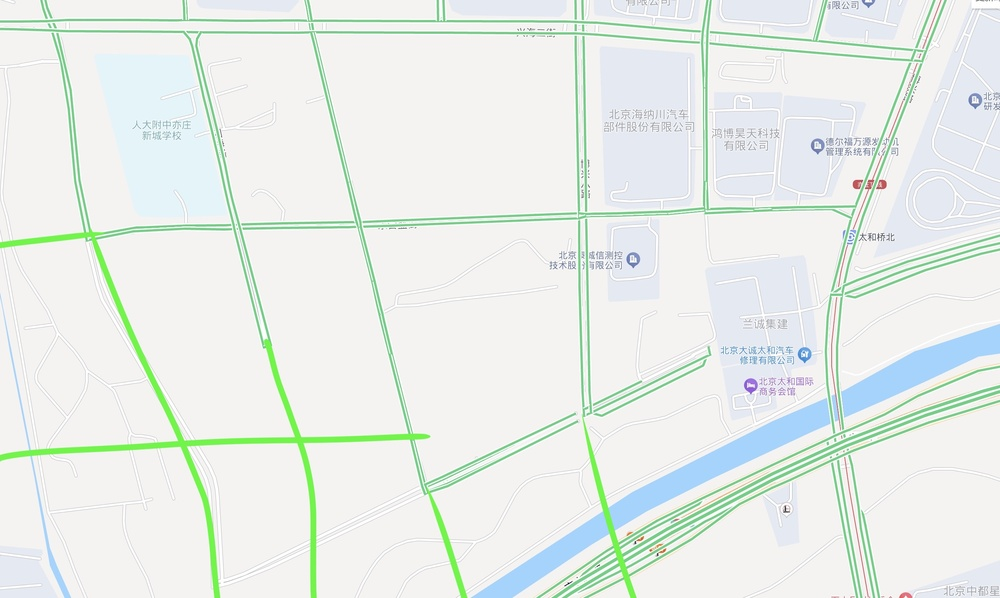
#> input picture city_map.jpg, 1000 x 598 px, shrunk from 2602 x 1556 before the run, found by its file name
$ python importcv2.py
#> lines starting #> are read from the running program, lines starting #| are printed output that depends on the picture; after the words box and inside, x2 and y2 are one past the last pixel; in counts of white or black regions, pixels touching at a corner belong together
import cv2
import numpy as np
import random

# Load the image
image_path = 'city_map.jpg'  # Replace with your image path
new_area_image = cv2.imread(image_path)
#> new_area_image is the input picture: shape (598, 1000, 3); mean B, G, R 234.1, 238.3, 231.9

# Convert the image to HSV color space to better isolate the green lines
hsv_image = cv2.cvtColor(new_area_image, cv2.COLOR_BGR2HSV)
#> hsv_image: shape (598, 1000, 3); mean H, S, V 49.6, 13.4, 241.4

# Define HSV range for green color (adjust as needed to match the green line in the image)
lower_green = np.array([40, 40, 40])
upper_green = np.array([80, 255, 255])

# Create a mask that isolates the green lines
green_mask = cv2.inRange(hsv_image, lower_green, upper_green)
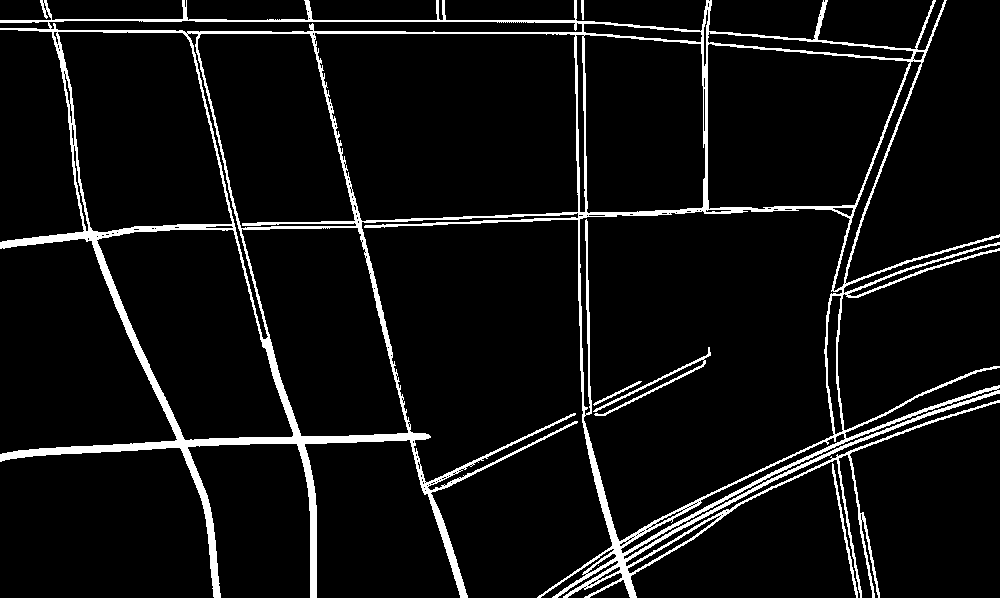
#> green_mask: shape (598, 1000); 6.7% white; 6 white regions (1 under 20 px), largest, box (x1, y1, x2, y2) and area: (0, 0, 1000, 598) 39110, (593, 347, 711, 416) 658, (832, 463, 858, 598) 354, (593, 381, 642, 406) 135, (581, 0, 584, 20) 53

# Use the mask to extract the green lines from the original image
green_lines = cv2.bitwise_and(new_area_image, new_area_image, mask=green_mask)
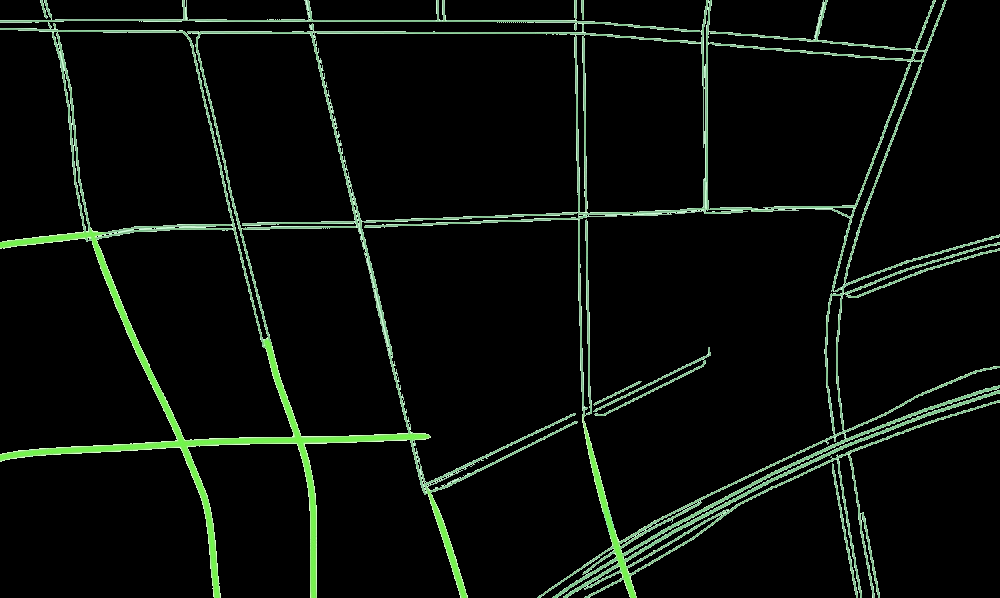
#> green_lines: shape (598, 1000, 3); mean B, G, R 10.1, 14.4, 10.1

# Dilate the green lines mask to make it more continuous and connected for segmentation
kernel_green = cv2.getStructuringElement(cv2.MORPH_RECT, (5, 5))
dilated_green_lines = cv2.dilate(green_mask, kernel_green, iterations=2)
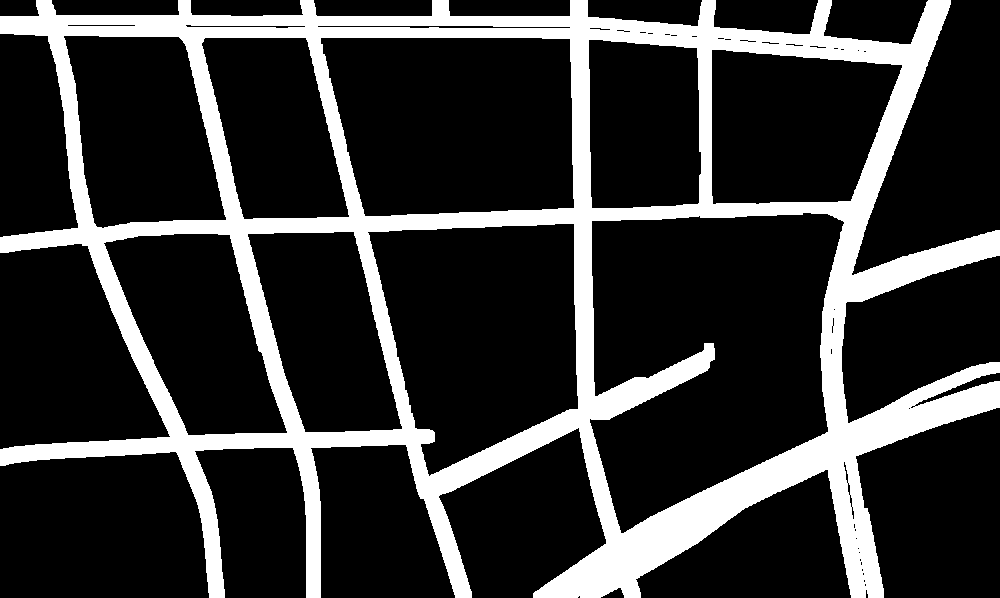
#> dilated_green_lines: shape (598, 1000); 20.6% white; 1 white region

# Find contours based on the dilated green lines mask to detect areas divided by the green lines
contours_green_divisions, _ = cv2.findContours(cv2.bitwise_not(dilated_green_lines),
                                               cv2.RETR_EXTERNAL, cv2.CHAIN_APPROX_SIMPLE)
#> contours_green_divisions = 67 contours, 36 with area under 20; largest, box (x1, y1, x2, y2) and area: (590, 213, 844, 533) 58060, (321, 38, 574, 216) 39614, (368, 224, 578, 476) 38304, (0, 452, 209, 598) 27574, (0, 244, 170, 449) 24433

# Create an overlay to fill each detected area with a unique color
overlay_colored_areas = new_area_image.copy()

# Loop through each detected area and fill it with a different color
for i, contour in enumerate(contours_green_divisions):
    # Generate a random color for each area
    color_area = [random.randint(0, 255) for _ in range(3)]
    # Fill the area with the random color
    cv2.drawContours(overlay_colored_areas, [contour], -1, color_area, thickness=cv2.FILLED)
#> this loop made 67 passes
#> color_area on passes 2, 3, 15, 16, 17, 18, 19, 20, 21, 23, 25, 27: [132, 248, 207], [155, 244, 183], [72, 229, 46], [41, 163, 250], [55, 154, 149], [63, 170, 104], [147, 227, 46], [197, 162, 123], [148, 94, 96], [243, 35, 45], [41, 200, 141], [140, 230, 252]
#> (contour, color_area) on passes 1, 4, 5, 6, 7, 8: ([[579, 596], [578, 597], [579, 597]], [197, 215, 20]), ([[865, 584], [865, 585]], [111, 71, 144]), ([[864, 580], [864, 581]], [71, 48, 128]), ([[863, 573], [863, 574]], [75, 158, 50]), ([[862, 569], [862, 570]], [37, 169, 241]), ([[861, 562], [861, 564]], [51, 181, 222])
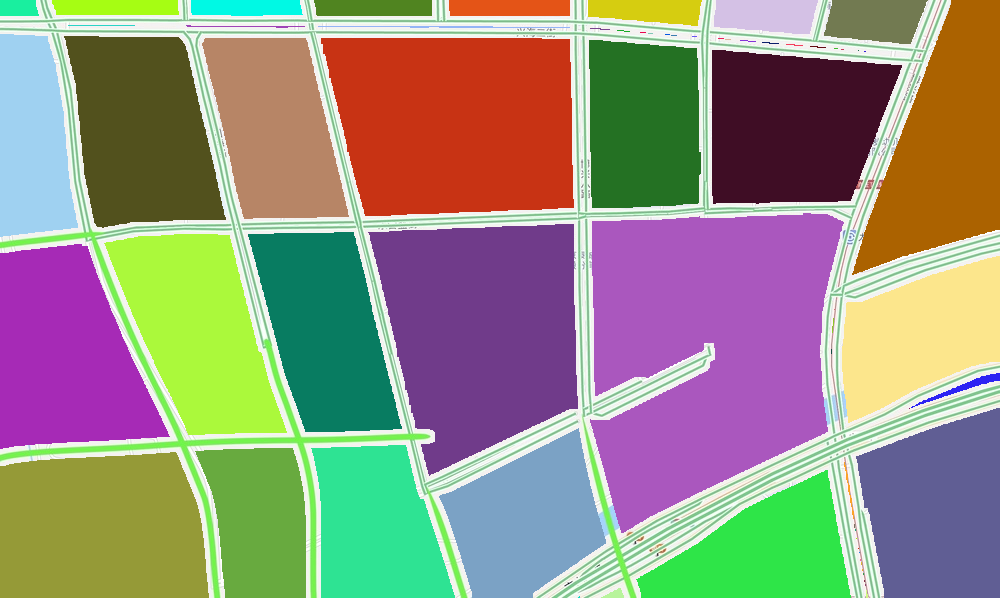
#> overlay_colored_areas: shape (598, 1000, 3); mean B, G, R 125.3, 142.3, 147.2

# Blend the overlay with the original image to apply transparency
output_colored_areas = cv2.addWeighted(overlay_colored_areas, 0.4, new_area_image, 0.6, 0)
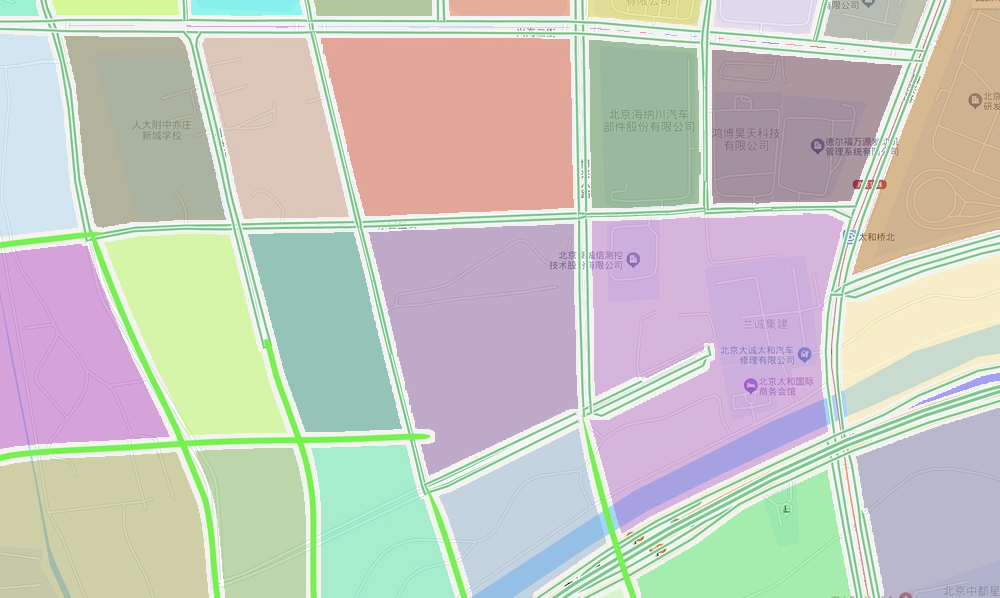
#> output_colored_areas: shape (598, 1000, 3); mean B, G, R 190.6, 199.9, 198

# Save the result to a file
output_path = 'colored_city_map_output.jpg'  # Specify the output file path
cv2.imwrite(output_path, output_colored_areas)
print(f"Processed image saved to {output_path}")
